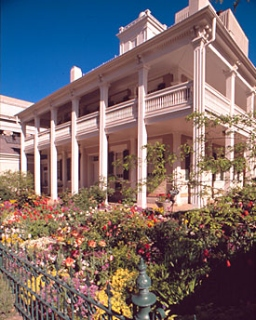
#> input picture lab_1/colour_constancy/awb.jpg, 256 x 320 px, found by its file name
$ python AWB.py
#> lines starting #> are read from the running program, lines starting #| are printed output that depends on the picture; long printed decimals are rounded
import numpy as np
import cv2
import matplotlib.pyplot as plt

def AWB(img_path):
    original_web = plt.imread(img_path)
#> original_web is the input picture: shape (320, 256, 3); mean R, G, B 121.2, 107.4, 109.3
    rgb_image = cv2.normalize(original_web.astype('float'),None,0.0,1.0,cv2.NORM_MINMAX)

    II = np.zeros(shape=rgb_image.shape,dtype=np.float32)

    ave_r = np.mean(rgb_image[:, :, 0])
#> ave_r = 0.475
    print(ave_r)
#| 0.4752
    ave_g = np.mean(rgb_image[:, :, 1])
#> ave_g = 0.421
    ave_b = np.mean(rgb_image[:, :, 2])
#> ave_b = 0.429
    ave = np.mean([ave_r,ave_g,ave_b])
#> ave = 0.442


    II[:, :, 0] = (0.5/ave_r) * rgb_image[:, :, 0]
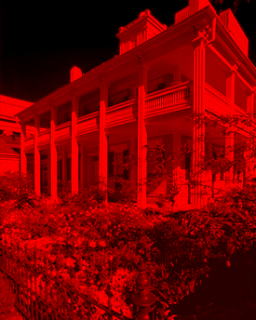
#> II: shape (320, 256, 3) float32; mean R, G, B 0.5, 0, 0; drawn with min black and max white
    II[:, :, 1] = (0.5/ave_g) * rgb_image[:, :, 1]
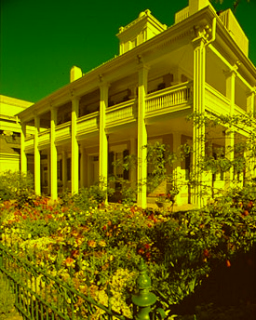
#> II: shape (320, 256, 3) float32; mean R, G, B 0.5, 0.5, 0; drawn with min black and max white
    II[:, :, 2] = (0.5/ave_b) * rgb_image[:, :, 2]
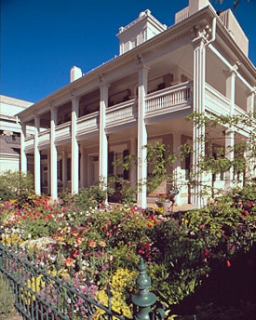
#> II: shape (320, 256, 3) float32; mean R, G, B 0.5, 0.5, 0.5; drawn with min black and max white


    plt.subplot(1, 2, 1)
    plt.imshow(rgb_image)     #Red
    plt.title('Orginal Image')
    plt.axis('off')
    plt.subplot(1, 2, 2)
    plt.imshow(II)
    plt.title('After Grey-World Image')
    plt.axis('off')
    plt.show()
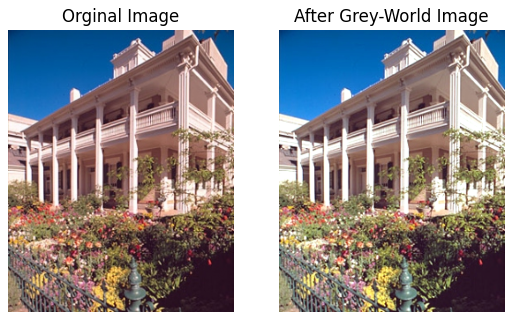
#> figure drawn by matplotlib, 2 panels

    return II


if __name__ == '__main__':
    img_path = 'D:/UvA_courses/Computer_Vision/Lab1/lab1/colour_constancy/awb.jpg'
    AWB(img_path )
